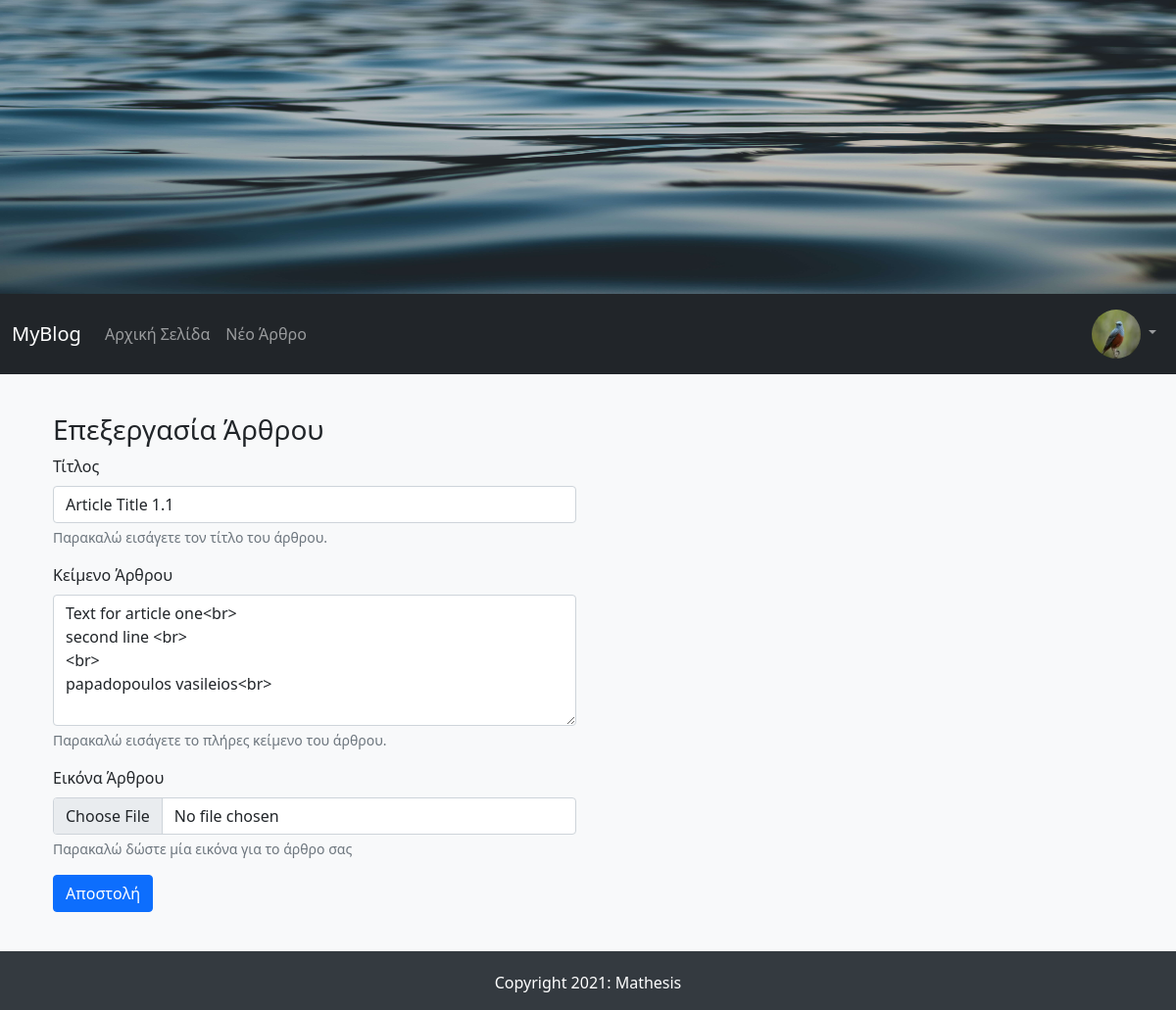
The page /edit_article/1 (signed in) on the database its author committed.
### FlaskBlogApp/models.py (models this page shows, shortened)
class User(db.Model, UserMixin):
    id = db.Column(db.Integer, primary_key=True)
    username = db.Column(db.String(15), unique=True, nullable=False)
    email = db.Column(db.String(150), unique=True)
    password = db.Column(db.String(36), nullable=False)
    profile_image = db.Column(db.String(30), default="default_profile_image.jpg")
    articles = db.relationship('Article', backref='author', lazy=True)

class Article(db.Model):
    id = db.Column(db.Integer, primary_key=True)
    article_title = db.Column(db.String(50), nullable=False)
    article_body = db.Column(db.Text(), nullable=False)
    article_image = db.Column(db.String(30), default="default_article_image.jpg", nullable=False)
    date_created = db.Column(db.DateTime, default=datetime.utcnow, nullable=False)
    user_id = db.Column(db.Integer, db.ForeignKey('user.id'), nullable=False)

### FlaskBlogApp/routes.py (the view, shortened to what this page needs)
@app.route("/edit_article/<int:article_id>", methods=["GET", "POST"])
@login_required
def edit_article(article_id):
    article = Article.query.filter_by(id=article_id, author=current_user).first_or_404()
    form = NewArticleForm(article_title=article.article_title, article_body=article.article_body)
    return render_template("new_article.html", form=form, page_title="Επεξεργασία Άρθρου")

### FlaskBlogApp/forms.py
class NewArticleForm(FlaskForm):
    article_title = StringField(label="Τίτλος",
                            validators=[DataRequired(message="Αυτό το πεδίο δεν μπορεί να είναι κενό."),
                            Length(min=3, max=50, message="Αυτό το πεδίο πρέπει να είναι απο 3 έως 50 χαρακτήρες")])
    article_body = TextAreaField(label="Κείμενο Άρθρου",
                            validators=[DataRequired(message="Αυτό το πεδίο δεν μπορεί να είναι κενό."),
                            Length(min=3, message="Το κείμενο του πεδίου πρέπει να έχει τουλάχιστον 5 χαρακτήρες")])
    article_image = FileField('Εικόνα Άρθρου', validators=[Optional(strip_whitespace=True),
                                                            FileAllowed([ 'jpg', 'jpeg', 'png' ], 'Επιτρέπονται μόνο αρχεία εικόνων τύπου jpg, jpeg, png'),
                                                            maxImageSize(max_size=2)])
    submit = SubmitField('Αποστολή')

### FlaskBlogApp/models.py (called while the page is built)
@login_manager.user_loader
def load_user(user_id):
    return User.query.get(int(user_id))

### FlaskBlogApp/templates/new_article.html (shortened to what this page needs)
{% extends "base.html" %}
{% block content %}
<div class="container login-container">
    <div class="row">
      <div class="col-md-6 login-form-1">
          <h3>{{ page_title }}</h3>
          <form method="POST" enctype="multipart/form-data">
            <div class="mb-3">
              {{ form.article_title.label(class="form-label") }}
              {{ form.article_title(class="form-control", required=False) }}
              <div id="article_titleHelp" class="form-text">Παρακαλώ εισάγετε τον τίτλο του άρθρου.</div>
            </div>
            <div class="mb-3">
              {{ form.article_body.label(class="form-label") }}
              {{ form.article_body(class="form-control", rows="5", required=False) }}
              <div id="article_bodyHelp" class="form-text">Παρακαλώ εισάγετε το πλήρες κείμενο του άρθρου.</div>
            </div>
            <div class="mb-3">
              {{ form.article_image.label(class="form-label") }}
              {{ form.article_image(class="form-control", required=False) }}
              <div id="article_imageHelp" class="form-text">Παρακαλώ δώστε μία εικόνα για το άρθρο σας</div>
          </div>
            <div class="mb-3">
                {{ form.submit(class="btn btn-primary") }}
            </div>
          </form>
      </div>
    </div>
  </div>
{% endblock content %}

### FlaskBlogApp/templates/navbar.html (shortened to what this page needs)
<nav class="navbar navbar-expand-lg navbar-dark bg-dark">
    <div class="container-fluid">
      <a class="navbar-brand" href="/">MyBlog</a>
      <div class="collapse navbar-collapse" id="navbarNav">
        <ul class="navbar-nav me-auto mb-2 mb-lg-0">
          <li class="nav-item">
            <a class="nav-link" aria-current="page" href="/">Αρχική Σελίδα</a>
          </li>
          <li class="nav-item">
            <a class="nav-link" href="/new_article/">Νέο Άρθρο</a>
          </li>
        </ul>
        <ul class="nav navbar-nav navbar-right">
          {% if current_user.is_authenticated %}
          <li class="nav-item dropdown">
            <a class="nav-link dropdown-toggle" href="#" id="navbarDropdown" role="button" data-bs-toggle="dropdown" aria-expanded="false">
              <img class="rounded-circle navbar-profile-image" src="{{ url_for('static', filename='images/profiles_images/'+current_user.profile_image) }}" alt="{{ current_user.username }}" data-holder-rendered="true" data-bs-toggle="tooltip" data-bs-placement="top", title='{{ current_user.username }}'>
            </a>
          </li>
          {% endif %}
        </ul>
      </div>
    </div>
  </nav>

### FlaskBlogApp/static/css/styles.css (style rules this page uses)
body { background-color: #f8f9fa; }
.container { margin-top: 20px; }
.row { margin-top: 20px; }
.navbar-profile-image { width: 50px; height: 50px; }

### rows shown on the page
User: profile_image (picture)
Article: article_title "Article Title 1.1", article_body "Text for article one<br> second line <br> <br> papadopoulos vasileios<br>"

### other values the page prints
{{ page_title }} "Επεξεργασία Άρθρου"
